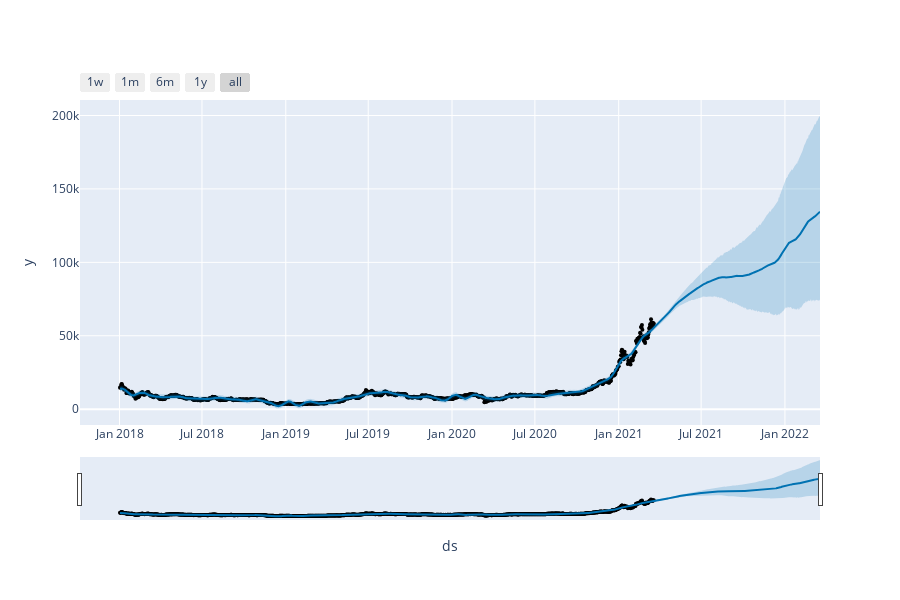

Notebook code cell kept with this figure:
### Code cell
from fbprophet.plot import plot_plotly, plot_components_plotly

plot_plotly(m, forecast)

### Figure 1 — Plotly figure (JSON) as saved in the notebook; plotly's stock layout.template omitted (floating-point values rounded to 4 significant figures; data arrays with more than 128 entries replaced by an {"elided": "..."} marker saying what was removed)
{"data": [{"marker": {"color": "black", "size": 4}, "mode": "markers", "name": "Actual", "type": "scatter", "x": {"elided": "1172 str values"}, "y": {"elided": "1172 float values"}}, {"hoverinfo": "skip", "line": {"width": 0}, "mode": "lines", "type": "scatter", "x": {"elided": "1537 str values"}, "y": {"elided": "1537 float values"}}, {"fill": "tonexty", "fillcolor": "rgba(0, 114, 178, 0.2)", "line": {"color": "#0072B2", "width": 2}, "mode": "lines", "name": "Predicted", "type": "scatter", "x": {"elided": "1537 str values"}, "y": {"elided": "1537 float values"}}, {"fill": "tonexty", "fillcolor": "rgba(0, 114, 178, 0.2)", "hoverinfo": "skip", "line": {"width": 0}, "mode": "lines", "type": "scatter", "x": {"elided": "1537 str values"}, "y": {"elided": "1537 float values"}}], "layout": {"height": 600, "showlegend": false, "width": 900, "xaxis": {"rangeselector": {"buttons": [{"count": 7, "label": "1w", "step": "day", "stepmode": "backward"}, {"count": 1, "label": "1m", "step": "month", "stepmode": "backward"}, {"count": 6, "label": "6m", "step": "month", "stepmode": "backward"}, {"count": 1, "label": "1y", "step": "year", "stepmode": "backward"}, {"step": "all"}]}, "rangeslider": {"visible": true}, "title": {"text": "ds"}, "type": "date"}, "yaxis": {"title": {"text": "y"}}}}
